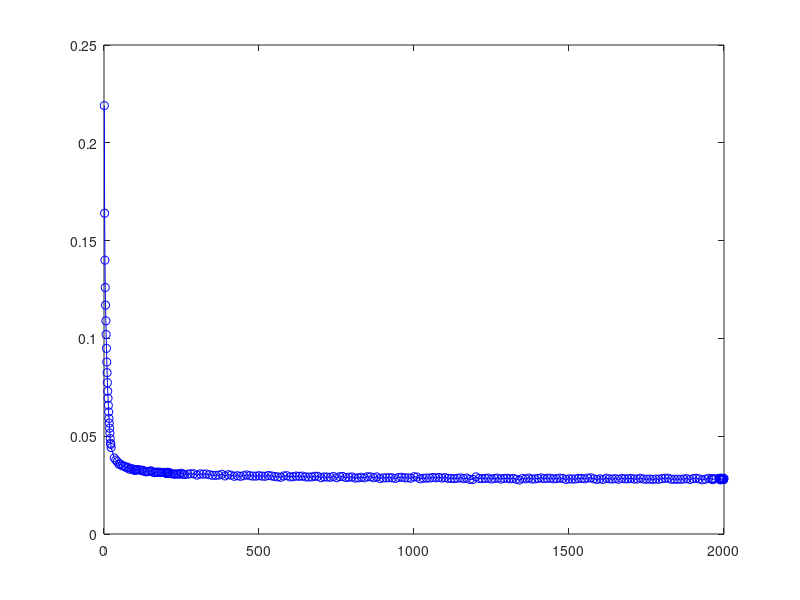

This figure's MATLAB source:
x=[1	2	3	4	5	6	7	8	9	10	11	12	13	14	15	16	17	18	19 20	21	22	23	33	38	43	48	53	58	63	68	73	78	83	88	93	98	100 103	105	110	115	120	125	130	135	140	145	150	155	160	165	170	175	180	185	190 195	200	201	202	203	204	205	208	210	215	220	225	230	235	240	245	250	255	260 270	280	290	300	310	320	330	340	350	360	370	380	390	400	410	420	430	440	450 460	470	480	490	500	510	520	530	540	550	560	570	580	590	600	610	620	630	640 650	660	670	680	690	700	710	720	730	740	750	760	770	780	790	800	810	820	830 840	850	860	870	880	890	900	910	920	930	940	950	960	970	980	990	1000	1010	1020 1030	1040	1050	1060	1070	1080	1090	1100	1110	1120	1130	1140	1150	1160	1170	1180	1190	1200	1210 1220	1230	1240	1250	1260	1270	1280	1290	1300	1310	1320	1330	1340	1350	1360	1370	1380	1390	1400 1410	1420	1430	1440	1450	1460	1470	1480	1490	1500	1510	1520	1530	1540	1550	1560	1570	1580	1590 1600	1610	1620	1630	1640	1650	1660	1670	1680	1690	1700	1710	1720	1730	1740	1750	1760	1770	1780 1790	1800	1810	1820	1830	1840	1850	1860	1870	1880	1890	1900	1910	1920	1930	1940	1950	1960	1961 1965    1970   1984	1985	1986	1987	1988	1989	1990	1991	1992	1993	1994	1995	1996	1997	1998	1999	2000]

y=[2.19E-01	1.64E-01	1.40E-01	1.26E-01	1.17E-01	1.09E-01	1.02E-01	9.49E-02	8.79E-02	8.25E-02	7.74E-02	7.30E-02	6.94E-02	6.58E-02	6.24E-02	5.91E-02	5.67E-02	5.41E-02	5.16E-02 4.88E-02	4.64E-02	4.58E-02	4.42E-02	3.89E-02	3.78E-02	3.70E-02	3.57E-02	3.57E-02	3.49E-02	3.48E-02	3.45E-02	3.38E-02	3.41E-02	3.31E-02	3.34E-02	3.32E-02	3.25E-02	3.28E-02 3.27E-02	3.28E-02	3.29E-02	3.28E-02	3.24E-02	3.26E-02	3.20E-02	3.18E-02	3.19E-02	3.20E-02	3.23E-02	3.21E-02	3.14E-02	3.14E-02	3.16E-02	3.16E-02	3.16E-02	3.14E-02	3.15E-02 3.14E-02	3.14E-02	3.11E-02	3.09E-02	3.09E-02	3.09E-02	3.16E-02	3.10E-02	3.15E-02	3.09E-02	3.08E-02	3.06E-02	3.06E-02	3.07E-02	3.07E-02	3.06E-02	3.11E-02	3.06E-02	3.04E-02 3.06E-02	3.08E-02	3.08E-02	3.01E-02	3.07E-02	3.06E-02	3.07E-02	3.03E-02	3.00E-02	3.00E-02	3.01E-02	3.05E-02	2.97E-02	3.03E-02	3.01E-02	2.95E-02	2.98E-02	2.95E-02	2.98E-02 3.02E-02	2.98E-02	2.96E-02	2.96E-02	2.98E-02	2.96E-02	2.95E-02	2.99E-02	2.97E-02	2.94E-02	2.92E-02	2.90E-02	2.97E-02	2.98E-02	2.92E-02	2.93E-02	2.96E-02	2.95E-02	2.96E-02 2.92E-02	2.91E-02	2.92E-02	2.95E-02	2.95E-02	2.88E-02	2.92E-02	2.91E-02	2.90E-02	2.94E-02	2.88E-02	2.93E-02	2.94E-02	2.89E-02	2.90E-02	2.92E-02	2.86E-02	2.87E-02	2.90E-02 2.87E-02	2.93E-02	2.92E-02	2.88E-02	2.92E-02	2.84E-02	2.87E-02	2.87E-02	2.88E-02	2.87E-02	2.84E-02	2.89E-02	2.90E-02	2.87E-02	2.87E-02	2.85E-02	2.93E-02	2.91E-02	2.82E-02 2.85E-02	2.86E-02	2.86E-02	2.89E-02	2.87E-02	2.89E-02	2.86E-02	2.88E-02	2.85E-02	2.84E-02	2.83E-02	2.85E-02	2.87E-02	2.83E-02	2.86E-02	2.79E-02	2.79E-02	2.92E-02	2.84E-02 2.83E-02	2.84E-02	2.86E-02	2.81E-02	2.84E-02	2.86E-02	2.81E-02	2.84E-02	2.85E-02	2.82E-02	2.84E-02	2.80E-02	2.76E-02	2.84E-02	2.82E-02	2.86E-02	2.81E-02	2.82E-02	2.84E-02 2.87E-02	2.83E-02	2.85E-02	2.85E-02	2.82E-02	2.83E-02	2.86E-02	2.84E-02	2.79E-02	2.82E-02	2.81E-02	2.81E-02	2.84E-02	2.84E-02	2.82E-02	2.86E-02	2.87E-02	2.82E-02	2.79E-02 2.82E-02	2.79E-02	2.85E-02	2.82E-02	2.81E-02	2.83E-02	2.80E-02	2.84E-02	2.82E-02	2.82E-02	2.84E-02	2.81E-02	2.81E-02	2.85E-02	2.81E-02	2.80E-02	2.81E-02	2.79E-02	2.81E-02 2.80E-02	2.83E-02	2.85E-02	2.85E-02	2.80E-02	2.80E-02	2.80E-02	2.80E-02	2.81E-02	2.83E-02	2.79E-02	2.83E-02	2.85E-02	2.82E-02	2.77E-02	2.80E-02	2.85E-02	2.83E-02	2.80E-02 2.78E-02	2.83E-02        2.84E-02	2.84E-02	2.84E-02	2.77E-02	2.84E-02	2.86E-02	2.81E-02	2.78E-02	2.81E-02	2.80E-02	2.83E-02	2.81E-02	2.80E-02	2.80E-02	2.79E-02	2.78E-02	2.85E-02]

title('training convergence')
xlabel('epoch')
ylabel('loss')
plot(x,y,'b-o')
